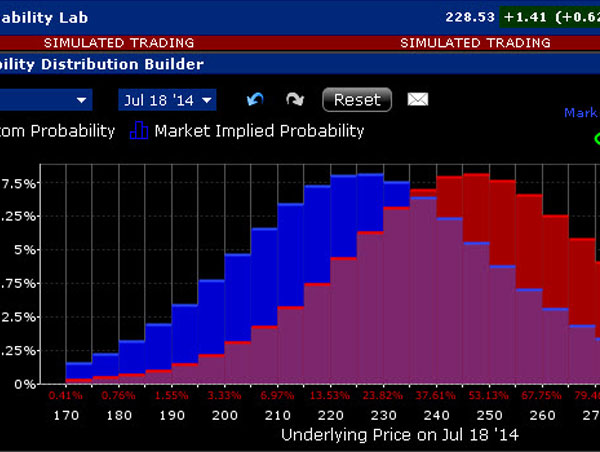
#> input picture arc/arc/_fron/assets/images/options.jpg, 600 x 452 px
$ python -i restore-local-images.py   (imports and definitions only)
#> lines starting #> are read from the running program, lines starting #| are printed output that depends on the picture
#!/usr/bin/env python3
"""Restore missing local raster assets from hashed mirror downloads.

Run without --apply for a dry run. The script only accepts high-confidence
matches: the same directory and logical filename, optionally without a
responsive breakpoint suffix. Raster format conversion is handled by Pillow.
"""

from __future__ import annotations

import argparse
import html
import re
import shutil
from collections import defaultdict
from pathlib import Path
from urllib.parse import unquote

from PIL import Image


RASTER_EXTENSIONS = {".png", ".jpg", ".jpeg", ".webp", ".gif", ".avif"}
SOURCE_EXTENSIONS = RASTER_EXTENSIONS | {".css", ".html"}
ATTRIBUTE_RE = re.compile(
    r"(?:src|srcset|poster|data-src|data-lazy-src)\s*=\s*['\"]([^'\"]+)['\"]",
    re.IGNORECASE,
)
CSS_URL_RE = re.compile(r"url\(\s*['\"]?([^\)'\"]+)", re.IGNORECASE)
HASH_RE = re.compile(r"[0-9a-f]{4}$", re.IGNORECASE)
BREAKPOINT_RE = re.compile(r"-(?:xl|lg|md|sm|xs)$", re.IGNORECASE)
IGNORED_PREFIXES = ("data:", "http:", "https:", "//", "#", "javascript:", "about:", "blob:")


def logical_stem(path: Path) -> str:
    return HASH_RE.sub("", path.stem).lower()


def family_stem(path: Path) -> str:
    return BREAKPOINT_RE.sub("", logical_stem(path))


def iter_references(source: Path) -> set[str]:
    body = source.read_text(encoding="utf-8", errors="ignore")
    values: list[str] = []
    for match in ATTRIBUTE_RE.finditer(body):
        values.extend(part.strip().split()[0] for part in match.group(1).split(",") if part.strip())
    values.extend(match.group(1).strip() for match in CSS_URL_RE.finditer(body))

    references = set()
    for value in values:
        value = html.unescape(value).strip()
        if not value or value.lower().startswith(IGNORED_PREFIXES):
            continue
        clean = unquote(re.split(r"[?#]", value, maxsplit=1)[0])
        if Path(clean).suffix.lower() in RASTER_EXTENSIONS:
            references.add(clean)
    return references


# [108 lines left out: functions resolve_target, choose_candidate, materialize, main, not called in this run]


# [2 lines not run here, left out]

>>> import cv2
>>> picture = cv2.imread('../assets/images/options.jpg', cv2.IMREAD_GRAYSCALE)
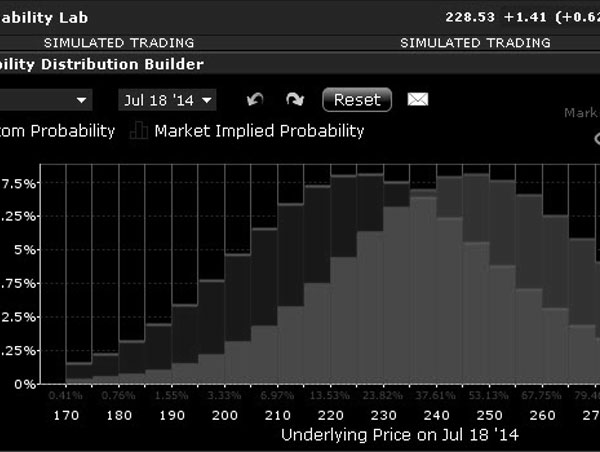
#> picture: shape (452, 600); min 0, max 255, mean 32
#> (the run stopped early here; a loop or call above may not have finished)
